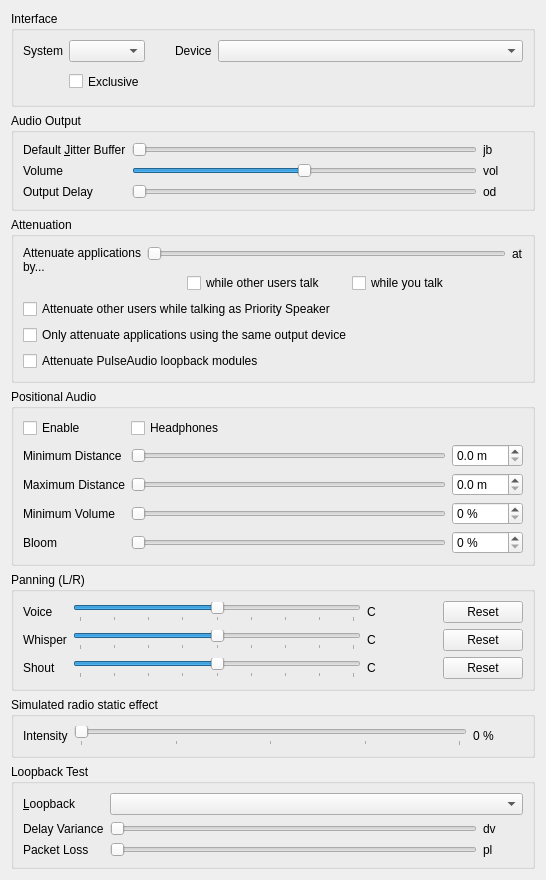
<?xml version="1.0" encoding="UTF-8"?>
<ui version="4.0">
 <class>AudioOutput</class>
 <widget class="QWidget" name="AudioOutput">
  <property name="geometry">
   <rect>
    <x>0</x>
    <y>0</y>
    <width>546</width>
    <height>813</height>
   </rect>
  </property>
  <property name="windowTitle">
   <string>Audio output</string>
  </property>
  <layout class="QVBoxLayout" name="verticalLayout">
   <item>
    <widget class="QGroupBox" name="qgbInterfaces">
     <property name="title">
      <string>Interface</string>
     </property>
     <layout class="QGridLayout" name="gridLayout_3">
      <item row="0" column="0">
       <widget class="QLabel" name="qliSystem">
        <property name="text">
         <string>System</string>
        </property>
        <property name="buddy">
         <cstring>qcbSystem</cstring>
        </property>
       </widget>
      </item>
      <item row="0" column="1">
       <widget class="MUComboBox" name="qcbSystem">
        <property name="sizePolicy">
         <sizepolicy hsizetype="MinimumExpanding" vsizetype="Fixed">
          <horstretch>0</horstretch>
          <verstretch>0</verstretch>
         </sizepolicy>
        </property>
        <property name="toolTip">
         <string>Output method for audio</string>
        </property>
        <property name="whatsThis">
         <string>&lt;b&gt;This is the output method to use for audio.&lt;/b&gt;</string>
        </property>
        <property name="accessibleName">
         <string>Audio output system</string>
        </property>
       </widget>
      </item>
      <item row="0" column="2">
       <spacer>
        <property name="orientation">
         <enum>Qt::Horizontal</enum>
        </property>
        <property name="sizeType">
         <enum>QSizePolicy::Maximum</enum>
        </property>
        <property name="sizeHint" stdset="0">
         <size>
          <width>24</width>
          <height>16</height>
         </size>
        </property>
       </spacer>
      </item>
      <item row="0" column="3">
       <widget class="QLabel" name="qliDevice">
        <property name="text">
         <string>Device</string>
        </property>
        <property name="buddy">
         <cstring>qcbDevice</cstring>
        </property>
       </widget>
      </item>
      <item row="0" column="4">
       <widget class="MUComboBox" name="qcbDevice">
        <property name="sizePolicy">
         <sizepolicy hsizetype="MinimumExpanding" vsizetype="Fixed">
          <horstretch>1</horstretch>
          <verstretch>0</verstretch>
         </sizepolicy>
        </property>
        <property name="toolTip">
         <string>Output device for audio</string>
        </property>
        <property name="whatsThis">
         <string>&lt;b&gt;This is the output device to use for audio.&lt;/b&gt;</string>
        </property>
        <property name="accessibleName">
         <string>Audio output device</string>
        </property>
        <property name="sizeAdjustPolicy">
         <enum>QComboBox::AdjustToContents</enum>
        </property>
        <property name="minimumContentsLength">
         <number>16</number>
        </property>
       </widget>
      </item>
      <item row="1" column="1">
       <widget class="QCheckBox" name="qcbExclusive">
        <property name="enabled">
         <bool>true</bool>
        </property>
        <property name="minimumSize">
         <size>
          <width>0</width>
          <height>27</height>
         </size>
        </property>
        <property name="toolTip">
         <string>Exclusive mode, not recommended.</string>
        </property>
        <property name="whatsThis">
         <string>&lt;b&gt;This opens the device in exclusive mode.&lt;/b&gt;&lt;br /&gt;No other application will be able to use the device.</string>
        </property>
        <property name="text">
         <string>Exclusive</string>
        </property>
       </widget>
      </item>
     </layout>
    </widget>
   </item>
   <item>
    <widget class="QGroupBox" name="qgbOutput">
     <property name="title">
      <string>Audio Output</string>
     </property>
     <layout class="QGridLayout" name="gridLayout">
      <item row="1" column="2">
       <widget class="QLabel" name="qlVolume">
        <property name="text">
         <string notr="true">vol</string>
        </property>
       </widget>
      </item>
      <item row="2" column="1">
       <widget class="SemanticSlider" name="qsDelay">
        <property name="toolTip">
         <string>Amount of data to buffer</string>
        </property>
        <property name="whatsThis">
         <string>This sets the amount of data to pre-buffer in the output buffer. Experiment with different values and set it to the lowest which doesn't cause rapid jitter in the sound.</string>
        </property>
        <property name="accessibleName">
         <string>Output delay of incoming speech</string>
        </property>
        <property name="minimum">
         <number>1</number>
        </property>
        <property name="maximum">
         <number>10</number>
        </property>
        <property name="pageStep">
         <number>3</number>
        </property>
        <property name="orientation">
         <enum>Qt::Horizontal</enum>
        </property>
       </widget>
      </item>
      <item row="0" column="2">
       <widget class="QLabel" name="qlJitter">
        <property name="minimumSize">
         <size>
          <width>40</width>
          <height>0</height>
         </size>
        </property>
        <property name="text">
         <string notr="true">jb</string>
        </property>
       </widget>
      </item>
      <item row="2" column="0">
       <widget class="QLabel" name="qliDelay">
        <property name="text">
         <string>Output Delay</string>
        </property>
        <property name="buddy">
         <cstring>qsDelay</cstring>
        </property>
       </widget>
      </item>
      <item row="1" column="1">
       <widget class="SemanticSlider" name="qsVolume">
        <property name="toolTip">
         <string>Volume of incoming speech</string>
        </property>
        <property name="whatsThis">
         <string>&lt;b&gt;This adjusts the volume of incoming speech.&lt;/b&gt;&lt;br /&gt;Note that if you increase this beyond 100%, audio will be distorted.</string>
        </property>
        <property name="accessibleName">
         <string>Volume of incoming speech</string>
        </property>
        <property name="minimum">
         <number>0</number>
        </property>
        <property name="maximum">
         <number>200</number>
        </property>
        <property name="value">
         <number>100</number>
        </property>
        <property name="orientation">
         <enum>Qt::Horizontal</enum>
        </property>
       </widget>
      </item>
      <item row="1" column="0">
       <widget class="QLabel" name="qliVolume">
        <property name="text">
         <string>Volume</string>
        </property>
        <property name="buddy">
         <cstring>qsVolume</cstring>
        </property>
       </widget>
      </item>
      <item row="2" column="2">
       <widget class="QLabel" name="qlDelay">
        <property name="text">
         <string notr="true">od</string>
        </property>
       </widget>
      </item>
      <item row="0" column="1">
       <widget class="SemanticSlider" name="qsJitter">
        <property name="toolTip">
         <string>Safety margin for jitter buffer</string>
        </property>
        <property name="whatsThis">
         <string>&lt;b&gt;This sets the minimum safety margin for the jitter buffer.&lt;/b&gt;&lt;br /&gt;All incoming audio is buffered, and the jitter buffer continually tries to push the buffer to the minimum sustainable by your network, so latency can be as low as possible. This sets the minimum buffer size to use. If the start of sentences you hear is very jittery, increase this value.</string>
        </property>
        <property name="accessibleName">
         <string>Jitter buffer time</string>
        </property>
        <property name="minimum">
         <number>1</number>
        </property>
        <property name="maximum">
         <number>5</number>
        </property>
        <property name="pageStep">
         <number>2</number>
        </property>
        <property name="orientation">
         <enum>Qt::Horizontal</enum>
        </property>
       </widget>
      </item>
      <item row="0" column="0">
       <widget class="QLabel" name="qliJitter">
        <property name="text">
         <string>Default &amp;Jitter Buffer</string>
        </property>
        <property name="buddy">
         <cstring>qsJitter</cstring>
        </property>
       </widget>
      </item>
     </layout>
    </widget>
   </item>
   <item>
    <widget class="QGroupBox" name="qgbAttenuation">
     <property name="toolTip">
      <string/>
     </property>
     <property name="title">
      <string>Attenuation</string>
     </property>
     <layout class="QGridLayout" name="gridLayout_4">
      <item row="6" column="0" colspan="3">
       <widget class="QCheckBox" name="qcbOnlyAttenuateSameOutput">
        <property name="toolTip">
         <string>If checked, Mumble will only attenuate applications that are using the same output source as Mumble</string>
        </property>
        <property name="whatsThis">
         <string>&lt;b&gt;Attenuate only applications using the same output as Mumble&lt;/b&gt;&lt;br /&gt;If checked, applications that use a different output than Mumble will not be attenuated.</string>
        </property>
        <property name="text">
         <string>Only attenuate applications using the same output device</string>
        </property>
       </widget>
      </item>
      <item row="0" column="0" rowspan="3">
       <widget class="QLabel" name="qliOtherVolume">
        <property name="text">
         <string>Attenuate applications by...</string>
        </property>
        <property name="alignment">
         <set>Qt::AlignLeading|Qt::AlignLeft|Qt::AlignTop</set>
        </property>
        <property name="wordWrap">
         <bool>true</bool>
        </property>
        <property name="buddy">
         <cstring>qsOtherVolume</cstring>
        </property>
       </widget>
      </item>
      <item row="7" column="0" colspan="3">
       <widget class="QCheckBox" name="qcbAttenuateLoopbacks">
        <property name="toolTip">
         <string>If checked, PulseAudio loopback modules will be attenuated</string>
        </property>
        <property name="whatsThis">
         <string>&lt;b&gt;Attenuate PulseAudio loopback modules&lt;/b&gt;&lt;br /&gt;If loopback modules are linked to Mumble's output device/sink, they will also be attenuated.</string>
        </property>
        <property name="text">
         <string>Attenuate PulseAudio loopback modules</string>
        </property>
       </widget>
      </item>
      <item row="2" column="1">
       <layout class="QHBoxLayout" name="horizontalLayout_2">
        <item>
         <spacer name="horizontalSpacer">
          <property name="orientation">
           <enum>Qt::Horizontal</enum>
          </property>
          <property name="sizeType">
           <enum>QSizePolicy::Maximum</enum>
          </property>
          <property name="sizeHint" stdset="0">
           <size>
            <width>40</width>
            <height>20</height>
           </size>
          </property>
         </spacer>
        </item>
        <item>
         <widget class="QCheckBox" name="qcbAttenuateOthers">
          <property name="toolTip">
           <string>If checked Mumble lowers the volume of other applications while other users talk</string>
          </property>
          <property name="whatsThis">
           <string>&lt;b&gt;Attenuate applications while other users talk&lt;/b&gt;&lt;br /&gt;Mumble supports decreasing the volume of other applications during incoming and/or outgoing speech. This makes mumble activate the feature while other users talk to you.</string>
          </property>
          <property name="text">
           <string>while other users talk</string>
          </property>
         </widget>
        </item>
        <item>
         <spacer name="horizontalSpacer_3">
          <property name="orientation">
           <enum>Qt::Horizontal</enum>
          </property>
          <property name="sizeType">
           <enum>QSizePolicy::Fixed</enum>
          </property>
          <property name="sizeHint" stdset="0">
           <size>
            <width>20</width>
            <height>20</height>
           </size>
          </property>
         </spacer>
        </item>
        <item>
         <widget class="QCheckBox" name="qcbAttenuateOthersOnTalk">
          <property name="toolTip">
           <string>If checked Mumble lowers the volume of other applications while you talk</string>
          </property>
          <property name="whatsThis">
           <string>&lt;b&gt;Attenuate applications while you talk&lt;/b&gt;&lt;br /&gt;Mumble supports decreasing the volume of other applications during incoming and/or outgoing speech. This makes mumble activate the feature while you talk.</string>
          </property>
          <property name="text">
           <string>while you talk</string>
          </property>
         </widget>
        </item>
        <item>
         <spacer name="horizontalSpacer_2">
          <property name="orientation">
           <enum>Qt::Horizontal</enum>
          </property>
          <property name="sizeHint" stdset="0">
           <size>
            <width>40</width>
            <height>20</height>
           </size>
          </property>
         </spacer>
        </item>
       </layout>
      </item>
      <item row="0" column="1">
       <widget class="SemanticSlider" name="qsOtherVolume">
        <property name="toolTip">
         <string>Attenuation of other applications during speech</string>
        </property>
        <property name="whatsThis">
         <string>&lt;b&gt;Attenuate volume of other applications during speech&lt;/b&gt;&lt;br /&gt;Mumble supports decreasing the volume of other applications during incoming and/or outgoing speech. This sets the attenuation of other applications if the feature is enabled.</string>
        </property>
        <property name="accessibleName">
         <string>Attenuation percentage</string>
        </property>
        <property name="accessibleDescription">
         <string>During speech, the volume of other applications will be reduced by this amount</string>
        </property>
        <property name="minimum">
         <number>0</number>
        </property>
        <property name="maximum">
         <number>100</number>
        </property>
        <property name="value">
         <number>0</number>
        </property>
        <property name="orientation">
         <enum>Qt::Horizontal</enum>
        </property>
       </widget>
      </item>
      <item row="0" column="2">
       <widget class="QLabel" name="qlOtherVolume">
        <property name="text">
         <string notr="true">at</string>
        </property>
       </widget>
      </item>
      <item row="5" column="0" colspan="3">
       <widget class="QCheckBox" name="qcbAttenuateUsersOnPrioritySpeak">
        <property name="toolTip">
         <string>If checked Mumble lowers the volume of other users while you talk if you have the &quot;Priority Speaker&quot; status.</string>
        </property>
        <property name="whatsThis">
         <string>&lt;b&gt;Attenuate other users while talking as Priority Speaker&lt;/b&gt;&lt;br /&gt;Mumble supports decreasing the volume of other users while you talk as the &lt;i&gt;Priority Speaker&lt;/i&gt; to avoid getting disturbed. Checking this checkbox will enable this feature.</string>
        </property>
        <property name="text">
         <string>Attenuate other users while talking as Priority Speaker</string>
        </property>
       </widget>
      </item>
     </layout>
    </widget>
   </item>
   <item>
    <widget class="QGroupBox" name="qgbPositionalAudio">
     <property name="enabled">
      <bool>true</bool>
     </property>
     <property name="title">
      <string>Positional Audio</string>
     </property>
     <layout class="QGridLayout" name="gridLayout_2">
      <item row="0" column="2">
       <widget class="QCheckBox" name="qcbHeadphones">
        <property name="toolTip">
         <string>The connected &quot;speakers&quot; are actually headphones</string>
        </property>
        <property name="whatsThis">
         <string>Checking this indicates that you don't have speakers connected, just headphones. This is important, as speakers are usually in front of you, while headphones are directly to your left/right.</string>
        </property>
        <property name="text">
         <string>Headphones</string>
        </property>
       </widget>
      </item>
      <item row="7" column="2">
       <widget class="SemanticSlider" name="qsMinimumVolume">
        <property name="toolTip">
         <string/>
        </property>
        <property name="whatsThis">
         <string>What should the volume be at the maximum distance?</string>
        </property>
        <property name="accessibleName">
         <string>Minimum volume</string>
        </property>
        <property name="orientation">
         <enum>Qt::Horizontal</enum>
        </property>
       </widget>
      </item>
      <item row="3" column="2">
       <widget class="SemanticSlider" name="qsMinDistance">
        <property name="toolTip">
         <string/>
        </property>
        <property name="statusTip">
         <string/>
        </property>
        <property name="whatsThis">
         <string>This sets the minimum distance for sound calculations. The volume of other users' speech will not decrease until they are at least this far away from you.</string>
        </property>
        <property name="accessibleName">
         <string>Minimum distance</string>
        </property>
        <property name="orientation">
         <enum>Qt::Horizontal</enum>
        </property>
       </widget>
      </item>
      <item row="6" column="2">
       <widget class="SemanticSlider" name="qsMaxDistance">
        <property name="toolTip">
         <string/>
        </property>
        <property name="whatsThis">
         <string>This sets the maximum distance for sound calculations. When farther away than this, other users' speech volume will not decrease any further.</string>
        </property>
        <property name="accessibleName">
         <string>Maximum distance</string>
        </property>
        <property name="orientation">
         <enum>Qt::Horizontal</enum>
        </property>
       </widget>
      </item>
      <item row="0" column="1">
       <widget class="QCheckBox" name="qcbPositional">
        <property name="text">
         <string>Enable</string>
        </property>
       </widget>
      </item>
      <item row="8" column="3">
       <widget class="QSpinBox" name="qsbBloom">
        <property name="suffix">
         <string> %</string>
        </property>
       </widget>
      </item>
      <item row="6" column="1">
       <widget class="QLabel" name="qlMaxDistance">
        <property name="text">
         <string>Maximum Distance</string>
        </property>
        <property name="buddy">
         <cstring>qsMaxDistance</cstring>
        </property>
       </widget>
      </item>
      <item row="7" column="3">
       <widget class="QSpinBox" name="qsbMinimumVolume">
        <property name="suffix">
         <string> %</string>
        </property>
       </widget>
      </item>
      <item row="8" column="2">
       <widget class="SemanticSlider" name="qsBloom">
        <property name="toolTip">
         <string>Factor for sound volume increase</string>
        </property>
        <property name="whatsThis">
         <string>How much should sound volume increase for sources that are really close?</string>
        </property>
        <property name="accessibleName">
         <string>Bloom</string>
        </property>
        <property name="orientation">
         <enum>Qt::Horizontal</enum>
        </property>
       </widget>
      </item>
      <item row="8" column="1">
       <widget class="QLabel" name="qlBloom">
        <property name="text">
         <string>Bloom</string>
        </property>
        <property name="buddy">
         <cstring>qsBloom</cstring>
        </property>
       </widget>
      </item>
      <item row="6" column="3">
       <widget class="QDoubleSpinBox" name="qsbMaximumDistance">
        <property name="suffix">
         <string> m</string>
        </property>
        <property name="decimals">
         <number>1</number>
        </property>
       </widget>
      </item>
      <item row="7" column="1">
       <widget class="QLabel" name="qlMinimumVolume">
        <property name="text">
         <string>Minimum Volume</string>
        </property>
        <property name="buddy">
         <cstring>qsMinimumVolume</cstring>
        </property>
       </widget>
      </item>
      <item row="3" column="1">
       <widget class="QLabel" name="qlMinDistance">
        <property name="text">
         <string>Minimum Distance</string>
        </property>
        <property name="buddy">
         <cstring>qsMinDistance</cstring>
        </property>
       </widget>
      </item>
      <item row="3" column="3">
       <widget class="QDoubleSpinBox" name="qsbMinimumDistance">
        <property name="suffix">
         <string> m</string>
        </property>
        <property name="decimals">
         <number>1</number>
        </property>
       </widget>
      </item>
     </layout>
    </widget>
   </item>
   <item>
    <widget class="QGroupBox" name="qgbPanning">
     <property name="toolTip">
      <string>L/R panning applied to incoming audio.</string>
     </property>
     <property name="whatsThis">
      <string>&lt;b&gt;Panning (L/R).&lt;/b&gt;&lt;br /&gt;Independently routes Voice, Whisper, and Shout audio to the left or right ear. Recordings always capture the un-panned source audio.</string>
     </property>
     <property name="title">
      <string>Panning (L/R)</string>
     </property>
     <layout class="QGridLayout" name="gridLayoutPanning">
      <item row="0" column="0">
       <widget class="QLabel" name="qlPanVoice">
        <property name="text">
         <string>Voice</string>
        </property>
        <property name="buddy">
         <cstring>qsPanVoice</cstring>
        </property>
       </widget>
      </item>
      <item row="0" column="1">
       <widget class="SemanticSlider" name="qsPanVoice">
        <property name="toolTip">
         <string>L/R balance for normal speech and listener-proxied audio.</string>
        </property>
        <property name="accessibleName">
         <string>Voice pan</string>
        </property>
        <property name="minimum">
         <number>-100</number>
        </property>
        <property name="maximum">
         <number>100</number>
        </property>
        <property name="pageStep">
         <number>25</number>
        </property>
        <property name="orientation">
         <enum>Qt::Horizontal</enum>
        </property>
        <property name="tickPosition">
         <enum>QSlider::TicksBelow</enum>
        </property>
        <property name="tickInterval">
         <number>25</number>
        </property>
       </widget>
      </item>
      <item row="0" column="2">
       <widget class="QLabel" name="qlPanVoiceValue">
        <property name="minimumSize">
         <size>
          <width>70</width>
          <height>0</height>
         </size>
        </property>
        <property name="text">
         <string notr="true">C</string>
        </property>
       </widget>
      </item>
      <item row="0" column="3">
       <widget class="QPushButton" name="qpbPanVoiceReset">
        <property name="toolTip">
         <string>Reset to centre</string>
        </property>
        <property name="text">
         <string>Reset</string>
        </property>
       </widget>
      </item>
      <item row="1" column="0">
       <widget class="QLabel" name="qlPanWhisper">
        <property name="text">
         <string>Whisper</string>
        </property>
        <property name="buddy">
         <cstring>qsPanWhisper</cstring>
        </property>
       </widget>
      </item>
      <item row="1" column="1">
       <widget class="SemanticSlider" name="qsPanWhisper">
        <property name="toolTip">
         <string>L/R balance for whispers received privately by you.</string>
        </property>
        <property name="accessibleName">
         <string>Whisper pan</string>
        </property>
        <property name="minimum">
         <number>-100</number>
        </property>
        <property name="maximum">
         <number>100</number>
        </property>
        <property name="pageStep">
         <number>25</number>
        </property>
        <property name="orientation">
         <enum>Qt::Horizontal</enum>
        </property>
        <property name="tickPosition">
         <enum>QSlider::TicksBelow</enum>
        </property>
        <property name="tickInterval">
         <number>25</number>
        </property>
       </widget>
      </item>
      <item row="1" column="2">
       <widget class="QLabel" name="qlPanWhisperValue">
        <property name="minimumSize">
         <size>
          <width>70</width>
          <height>0</height>
         </size>
        </property>
        <property name="text">
         <string notr="true">C</string>
        </property>
       </widget>
      </item>
      <item row="1" column="3">
       <widget class="QPushButton" name="qpbPanWhisperReset">
        <property name="toolTip">
         <string>Reset to centre</string>
        </property>
        <property name="text">
         <string>Reset</string>
        </property>
       </widget>
      </item>
      <item row="2" column="0">
       <widget class="QLabel" name="qlPanShout">
        <property name="text">
         <string>Shout</string>
        </property>
        <property name="buddy">
         <cstring>qsPanShout</cstring>
        </property>
       </widget>
      </item>
      <item row="2" column="1">
       <widget class="SemanticSlider" name="qsPanShout">
        <property name="toolTip">
         <string>L/R balance for shouts received as a channel broadcast.</string>
        </property>
        <property name="accessibleName">
         <string>Shout pan</string>
        </property>
        <property name="minimum">
         <number>-100</number>
        </property>
        <property name="maximum">
         <number>100</number>
        </property>
        <property name="pageStep">
         <number>25</number>
        </property>
        <property name="orientation">
         <enum>Qt::Horizontal</enum>
        </property>
        <property name="tickPosition">
         <enum>QSlider::TicksBelow</enum>
        </property>
        <property name="tickInterval">
         <number>25</number>
        </property>
       </widget>
      </item>
      <item row="2" column="2">
       <widget class="QLabel" name="qlPanShoutValue">
        <property name="minimumSize">
         <size>
          <width>70</width>
          <height>0</height>
         </size>
        </property>
        <property name="text">
         <string notr="true">C</string>
        </property>
       </widget>
      </item>
      <item row="2" column="3">
       <widget class="QPushButton" name="qpbPanShoutReset">
        <property name="toolTip">
         <string>Reset to centre</string>
        </property>
        <property name="text">
         <string>Reset</string>
        </property>
       </widget>
      </item>
     </layout>
    </widget>
   </item>
   <item>
    <widget class="QGroupBox" name="qgbRadioStatic">
     <property name="toolTip">
      <string>Adds a subtle white-noise wash under live speech. 0 disables the effect.</string>
     </property>
     <property name="whatsThis">
      <string>&lt;b&gt;Simulated radio static effect.&lt;/b&gt;&lt;br /&gt;Mixes a subtle white-noise bed under live speech to evoke a two-way radio. The bed is heard only while someone is speaking. Recordings always capture the un-noised source audio.</string>
     </property>
     <property name="title">
      <string>Simulated radio static effect</string>
     </property>
     <layout class="QGridLayout" name="gridLayoutRadioStatic">
      <item row="0" column="0">
       <widget class="QLabel" name="qlRadioStatic">
        <property name="text">
         <string>Intensity</string>
        </property>
        <property name="buddy">
         <cstring>qsRadioStatic</cstring>
        </property>
       </widget>
      </item>
      <item row="0" column="1">
       <widget class="SemanticSlider" name="qsRadioStatic">
        <property name="toolTip">
         <string>Intensity of the radio static effect.</string>
        </property>
        <property name="accessibleName">
         <string>Radio static intensity</string>
        </property>
        <property name="minimum">
         <number>0</number>
        </property>
        <property name="maximum">
         <number>100</number>
        </property>
        <property name="pageStep">
         <number>10</number>
        </property>
        <property name="orientation">
         <enum>Qt::Horizontal</enum>
        </property>
        <property name="tickPosition">
         <enum>QSlider::TicksBelow</enum>
        </property>
        <property name="tickInterval">
         <number>25</number>
        </property>
       </widget>
      </item>
      <item row="0" column="2">
       <widget class="QLabel" name="qlRadioStaticValue">
        <property name="minimumSize">
         <size>
          <width>50</width>
          <height>0</height>
         </size>
        </property>
        <property name="text">
         <string notr="true">0 %</string>
        </property>
       </widget>
      </item>
     </layout>
    </widget>
   </item>
   <item>
    <widget class="QGroupBox" name="qgbLoopback">
     <property name="title">
      <string>Loopback Test</string>
     </property>
     <layout class="QGridLayout">
      <item row="1" column="0">
       <widget class="QLabel" name="qliPacketDelay">
        <property name="text">
         <string>Delay Variance</string>
        </property>
        <property name="buddy">
         <cstring>qsPacketDelay</cstring>
        </property>
       </widget>
      </item>
      <item row="1" column="1">
       <widget class="SemanticSlider" name="qsPacketDelay">
        <property name="toolTip">
         <string>Variance in packet latency</string>
        </property>
        <property name="whatsThis">
         <string>&lt;b&gt;This sets the packet latency variance for loopback testing.&lt;/b&gt;&lt;br /&gt;Most audio paths contain some variable latency. This allows you to set that variance for loopback mode testing. For example, if you set this to 15ms, this will emulate a network with 20-35ms ping latency or one with 80-95ms latency. Most domestic net connections have a variance of about 5ms.</string>
        </property>
        <property name="accessibleName">
         <string>Loopback artificial delay</string>
        </property>
        <property name="maximum">
         <number>100</number>
        </property>
        <property name="orientation">
         <enum>Qt::Horizontal</enum>
        </property>
       </widget>
      </item>
      <item row="1" column="2">
       <widget class="QLabel" name="qlPacketDelay">
        <property name="minimumSize">
         <size>
          <width>40</width>
          <height>0</height>
         </size>
        </property>
        <property name="text">
         <string notr="true">dv</string>
        </property>
       </widget>
      </item>
      <item row="2" column="0">
       <widget class="QLabel" name="qliPacketLoss">
        <property name="text">
         <string>Packet Loss</string>
        </property>
        <property name="buddy">
         <cstring>qsPacketLoss</cstring>
        </property>
       </widget>
      </item>
      <item row="2" column="1">
       <widget class="SemanticSlider" name="qsPacketLoss">
        <property name="toolTip">
         <string>Packet loss for loopback mode</string>
        </property>
        <property name="whatsThis">
         <string>&lt;b&gt;This sets the packet loss for loopback mode.&lt;/b&gt;&lt;br /&gt;This will be the ratio of packets lost. Unless your outgoing bandwidth is peaked or there's something wrong with your network connection, this will be 0%</string>
        </property>
        <property name="accessibleName">
         <string>Loopback artificial packet loss</string>
        </property>
        <property name="maximum">
         <number>50</number>
        </property>
        <property name="singleStep">
         <number>5</number>
        </property>
        <property name="pageStep">
         <number>20</number>
        </property>
        <property name="orientation">
         <enum>Qt::Horizontal</enum>
        </property>
       </widget>
      </item>
      <item row="2" column="2">
       <widget class="QLabel" name="qlPacketLoss">
        <property name="minimumSize">
         <size>
          <width>40</width>
          <height>0</height>
         </size>
        </property>
        <property name="text">
         <string notr="true">pl</string>
        </property>
       </widget>
      </item>
      <item row="0" column="0">
       <widget class="QLabel" name="qliLoopback">
        <property name="text">
         <string>&amp;Loopback</string>
        </property>
        <property name="buddy">
         <cstring>qcbLoopback</cstring>
        </property>
       </widget>
      </item>
      <item row="0" column="1" colspan="2">
       <widget class="MUComboBox" name="qcbLoopback">
        <property name="toolTip">
         <string>Desired loopback mode</string>
        </property>
        <property name="whatsThis">
         <string>&lt;b&gt;This enables one of the loopback test modes.&lt;/b&gt;&lt;br /&gt;&lt;i&gt;None&lt;/i&gt; - Loopback disabled&lt;br /&gt;&lt;i&gt;Local&lt;/i&gt; - Emulate a local server.&lt;br /&gt;&lt;i&gt;Server&lt;/i&gt; - Request loopback from server.&lt;br /&gt;Please note than when loopback is enabled, no other users will hear your voice. This setting is not saved on application exit.</string>
        </property>
        <property name="accessibleName">
         <string>Loopback test mode</string>
        </property>
        <property name="accessibleDescription">
         <string>The loopback test can be used to test your audio configuration. While the loopback test is enabled, others will not be able to hear you.</string>
        </property>
       </widget>
      </item>
     </layout>
    </widget>
   </item>
   <item>
    <spacer name="spacer">
     <property name="orientation">
      <enum>Qt::Vertical</enum>
     </property>
     <property name="sizeHint" stdset="0">
      <size>
       <width>20</width>
       <height>40</height>
      </size>
     </property>
    </spacer>
   </item>
  </layout>
 </widget>
 <customwidgets>
  <customwidget>
   <class>MUComboBox</class>
   <extends>QComboBox</extends>
   <header>widgets/MUComboBox.h</header>
  </customwidget>
  <customwidget>
   <class>SemanticSlider</class>
   <extends>QSlider</extends>
   <header>widgets/SemanticSlider.h</header>
  </customwidget>
 </customwidgets>
 <tabstops>
  <tabstop>qcbSystem</tabstop>
  <tabstop>qcbDevice</tabstop>
  <tabstop>qcbExclusive</tabstop>
  <tabstop>qsJitter</tabstop>
  <tabstop>qsVolume</tabstop>
  <tabstop>qsDelay</tabstop>
  <tabstop>qsOtherVolume</tabstop>
  <tabstop>qcbAttenuateOthers</tabstop>
  <tabstop>qcbAttenuateOthersOnTalk</tabstop>
  <tabstop>qcbAttenuateUsersOnPrioritySpeak</tabstop>
  <tabstop>qcbOnlyAttenuateSameOutput</tabstop>
  <tabstop>qcbAttenuateLoopbacks</tabstop>
  <tabstop>qcbPositional</tabstop>
  <tabstop>qcbHeadphones</tabstop>
  <tabstop>qsMinDistance</tabstop>
  <tabstop>qsbMinimumDistance</tabstop>
  <tabstop>qsMaxDistance</tabstop>
  <tabstop>qsbMaximumDistance</tabstop>
  <tabstop>qsMinimumVolume</tabstop>
  <tabstop>qsbMinimumVolume</tabstop>
  <tabstop>qsBloom</tabstop>
  <tabstop>qsbBloom</tabstop>
  <tabstop>qsPanVoice</tabstop>
  <tabstop>qpbPanVoiceReset</tabstop>
  <tabstop>qsPanWhisper</tabstop>
  <tabstop>qpbPanWhisperReset</tabstop>
  <tabstop>qsPanShout</tabstop>
  <tabstop>qpbPanShoutReset</tabstop>
  <tabstop>qsRadioStatic</tabstop>
  <tabstop>qcbLoopback</tabstop>
  <tabstop>qsPacketDelay</tabstop>
  <tabstop>qsPacketLoss</tabstop>
 </tabstops>
 <resources/>
 <connections/>
</ui>
